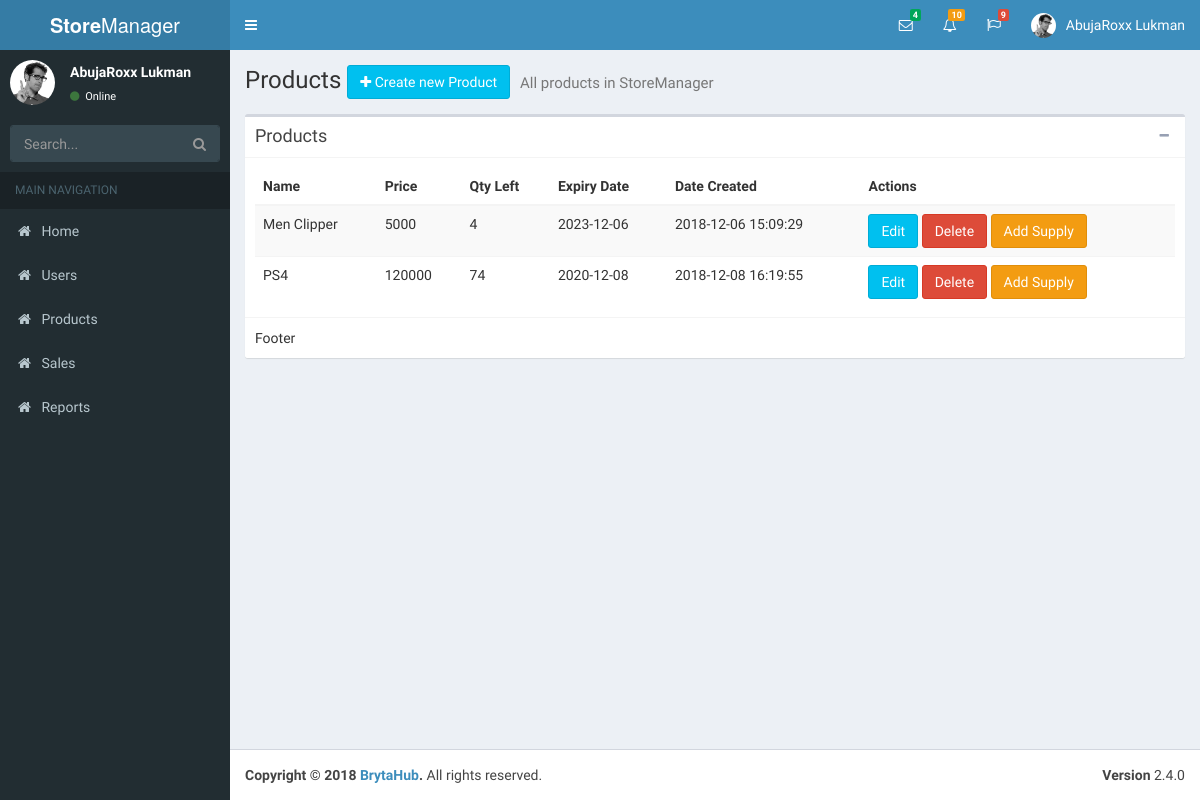
The page /products.php (signed in) on the database its author committed.
### tables this page shows
CREATE TABLE `products` (
  `id` int(10) UNSIGNED NOT NULL,
  `name` varchar(50) NOT NULL,
  `price` double NOT NULL,
  `picture` varchar(50) DEFAULT NULL,
  `description` text,
  `qty_left` int(11) NOT NULL,
  `date_created` timestamp NOT NULL DEFAULT CURRENT_TIMESTAMP,
  `expiry_date` date DEFAULT NULL,
  `created_by` int(11) DEFAULT NULL,
  `date_updated` timestamp NOT NULL DEFAULT CURRENT_TIMESTAMP ON UPDATE CURRENT_TIMESTAMP
);

### products.php (the view, shortened to what this page needs)
<?php require_once 'config/connect_db.php'; ?>
<?php
$sql = "SELECT * FROM products";
if ($result = mysqli_query($conn, $sql)) {
  $total_products = mysqli_num_rows($result);
} else {
  $error_msg = "Error fetching products from database";
}
?>
<!DOCTYPE html>
<html>
<head>
  <?php include('partials/styles.php') ?>
</head>
<body class="hold-transition skin-blue sidebar-mini">
<div class="wrapper">
  <?php include('partials/header.php'); ?>
  <?php include('partials/aside.php'); ?>
  <div class="content-wrapper">
    <section class="content-header">
      <h1>
        Products
        <a href="create_product.php" class="btn btn-info">
          <i class="fa fa-plus"></i>
        Create new Product
      </a>
        <small>All products in StoreManager</small>
      </h1>
    </section>
    <section class="content">
      <div class="box">
        <div class="box-header with-border">
          <h3 class="box-title">Products</h3>
          <div class="box-tools pull-right">
            <button type="button" class="btn btn-box-tool" data-widget="collapse" data-toggle="tooltip"
                    title="Collapse">
              <i class="fa fa-minus"></i></button>
          </div>
        </div>
        <div class="box-body">
          <table class="table table-striped">
            <thead>
              <tr>
                <th>Name</th>
                <th>Price</th>
                <th>Qty Left</th>
                <th>Expiry Date</th>
                <th>Date Created</th>
                <th>Actions</th>
              </tr>
            </thead>
            <tbody>
              <?php while ($product = mysqli_fetch_array($result)) {
                echo "<tr>";
                  echo "<td>" . $product['name'] .   "</td>";
                  echo "<td>" . $product['price'] . "</td>";
                  echo "<td>" . $product['qty_left'] . "</td>";
                  echo "<td>" . $product['expiry_date'] . "</td>";
                  echo "<td>" . $product['date_created'] . "</td>";
                  echo "<td>
                          <a class='btn btn-info' href='edit_product.php?id=".$product['id']."'>Edit</a>
                          <a class='btn btn-danger' href='delete_product.php?id=".$product['id']."'>Delete</a>
                          <a class='btn btn-warning' href='supply_product.php?id=".$product['id']."'>Add Supply</a>
                        </td>";
                echo "</tr>";
              } ?>
            </tbody>
          </table>
        </div>
        <div class="box-footer">
          Footer
        </div>
      </div>
    </section>
  </div>
  <?php include('partials/footer.php'); ?>
</div>
</body>
</html>

### partials/styles.php (shortened to what this page needs)
<link rel="stylesheet" href="bower_components/bootstrap/dist/css/bootstrap.min.css">
<link rel="stylesheet" href="bower_components/font-awesome/css/font-awesome.min.css">
<link rel="stylesheet" href="bower_components/Ionicons/css/ionicons.min.css">
<link rel="stylesheet" href="dist/css/AdminLTE.min.css">
<link rel="stylesheet" href="dist/css/skins/_all-skins.min.css">

### partials/header.php (shortened to what this page needs)
<header class="main-header">
    <a href="index.php" class="logo">
      <span class="logo-lg"><b>Store</b>Manager</span>
    </a>
    <nav class="navbar navbar-static-top">
      <a href="#" class="sidebar-toggle" data-toggle="push-menu" role="button">
      </a>
      <div class="navbar-custom-menu">
        <ul class="nav navbar-nav">
          <li class="dropdown messages-menu">
            <a href="#" class="dropdown-toggle" data-toggle="dropdown">
              <i class="fa fa-envelope-o"></i>
              <span class="label label-success">4</span>
            </a>
          </li>
          <li class="dropdown notifications-menu">
            <a href="#" class="dropdown-toggle" data-toggle="dropdown">
              <i class="fa fa-bell-o"></i>
              <span class="label label-warning">10</span>
            </a>
          </li>
          <li class="dropdown tasks-menu">
            <a href="#" class="dropdown-toggle" data-toggle="dropdown">
              <i class="fa fa-flag-o"></i>
              <span class="label label-danger">9</span>
            </a>
          </li>
          <?php
          if ((isset($_SESSION['loggedin']) && $_SESSION['loggedin'] === true)) {
          ?>
          <li class="dropdown user user-menu">
            <a href="#" class="dropdown-toggle" data-toggle="dropdown">
              <img src="dist/img/user2-160x160.jpg" class="user-image" alt="User Image">
              <span class="hidden-xs">
                <?php echo $_SESSION['name'] ?>
              </span>
            </a>
          </li>
          <?php } ?>
        </ul>
      </div>
    </nav>
  </header>

### partials/aside.php
<aside class="main-sidebar">
    <section class="sidebar">
      <div class="user-panel">
        <div class="pull-left image">
          <img src="dist/img/user2-160x160.jpg" class="img-circle" alt="User Image">
        </div>
        <div class="pull-left info">
          <p>
            <?php
            if (isset($_SESSION['loggedin']) && $_SESSION['loggedin'] === true) {
              echo $_SESSION['name'];
            } else {
              echo "Guest";
            }
            ?>
          </p>
          <a href="#"><i class="fa fa-circle text-success"></i> Online</a>
        </div>
      </div>
      <form action="#" method="get" class="sidebar-form">
        <div class="input-group">
          <input type="text" name="q" class="form-control" placeholder="Search...">
          <span class="input-group-btn">
                <button type="submit" name="search" id="search-btn" class="btn btn-flat"><i class="fa fa-search"></i>
                </button>
              </span>
        </div>
      </form>
      <ul class="sidebar-menu" data-widget="tree">
        <li class="header">MAIN NAVIGATION</li>
        <li><a href="index.php"><i class="fa fa-home"></i> <span>Home</span></a></li>
        <li><a href="users.php"><i class="fa fa-home"></i> <span>Users</span></a></li>
        <li><a href="products.php"><i class="fa fa-home"></i> <span>Products</span></a></li>
        <li><a href="sales.php"><i class="fa fa-home"></i> <span>Sales</span></a></li>
        <li><a href="reports.php"><i class="fa fa-home"></i> <span>Reports</span></a></li>
      </ul>
    </section>
  </aside>

### partials/footer.php
<footer class="main-footer">
    <div class="pull-right hidden-xs">
      <b>Version</b> 2.4.0
    </div>
    <strong>Copyright &copy; <?php echo date('Y') ?> <a href="https://storemanager.io">BrytaHub</a>.</strong> All rights
    reserved.
  </footer>

### rows shown on the page
products: name "Men Clipper", price "5000", qty_left "4", expiry_date "2023-12-06", date_created "2018-12-06 15:09:29"
products: name "PS4", price "120000", qty_left "74", expiry_date "2020-12-08", date_created "2018-12-08 16:19:55"

### other values the page prints
$_SESSION['name'] "AbujaRoxx Lukman"
